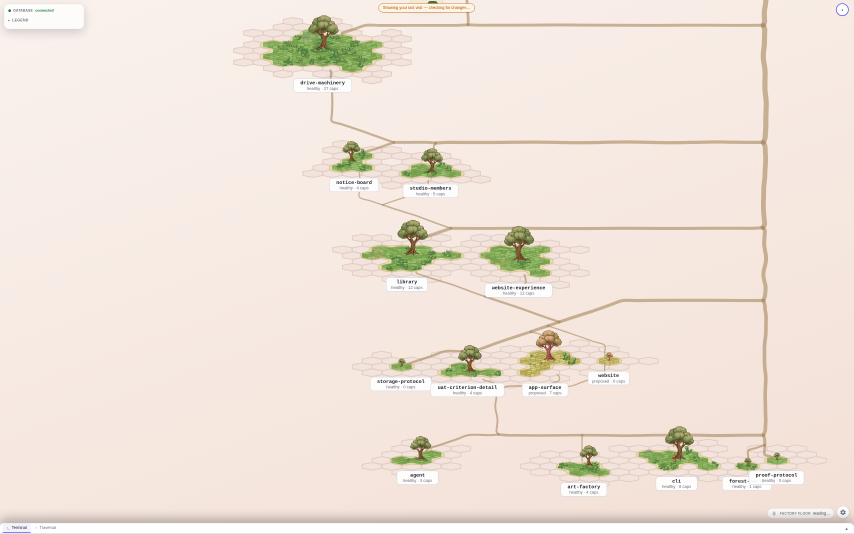
#> input picture docs/research/chapter2-shared-elevation-2026-09-15/2d-resting-at-20.png, 2560 x 1600 px (shown at 1/3 size)
$ python build-sheet.py
#> lines starting #> are read from the running program, lines starting #| are printed output that depends on the picture
#!/usr/bin/env python3
"""Lay the four renders out as ONE comparison sheet, at both framings.

The sheet exists so the owner can answer ONE question — which camera elevation should the studio's
SVG map and the 3D land canvas SHARE — by looking rather than by reading numbers. Every picture in
it is the REAL forest (36 islands, live corpus), never a fixture, and the two columns differ in the
elevation and in nothing else.

Reproduce (from this directory, after the renders exist):  python3 build-sheet.py
"""
from PIL import Image, ImageDraw, ImageFont

FONT = '/usr/share/fonts/truetype/dejavu/DejaVuSans.ttf'
BOLD = '/usr/share/fonts/truetype/dejavu/DejaVuSans-Bold.ttf'
CELL_W = 1180
PAD = 26
BG = (24, 27, 31)
INK = (232, 238, 243)
DIM = (150, 165, 178)
ACCENT = (183, 224, 138)

f_title = ImageFont.truetype(BOLD, 40)
f_head = ImageFont.truetype(BOLD, 30)
f_cap = ImageFont.truetype(FONT, 21)
f_small = ImageFont.truetype(FONT, 19)

# (row label, file at 20, file at 50, caption at 20, caption at 50, crop)
#
# ⚠ `crop` CROPS BOTH ARMS TO ONE RECT, never to each picture's own content. The 3D frames are
# mostly background at these zooms, and cropping each to what IT happens to contain would scale the
# two arms differently — so the row would show a size difference this sheet invented. One rect over
# both keeps the pair comparable as pictures, which is the only thing a look can be made on.
ROWS = [
    ('THE MAP, resting — the framing the studio actually opens on, and the one everybody works in',
     '2d-resting-at-20.png', '2d-resting-at-50.png',
     'scale 3.095 px/unit  ·  median island 206 px wide',
     'scale 2.947 px/unit  ·  median island 201 px wide  —  2.6% smaller, and that is the whole cost here',
     None),
    ('THE MAP, fitted — the whole forest in one screen',
     '2d-fit-at-20.png', '2d-fit-at-50.png',
     'scale 1.400 px/unit  ·  median island 86 px wide  ·  world box 826 x 1310',
     'scale 0.659 px/unit  ·  median island 42 px wide  ·  world box 826 x 2819  —  HALF the island',
     None),
    ('THE LAND at the map’s own scale — 1.400 px per world x unit, the fitted map’s delivered zoom',
     '3d-at-20/3d-matched.png', '3d-at-50/3d-matched.png',
     'land covers 1.52% of the frame  ·  4.26% of its own box',
     'land covers 1.17% of the frame  ·  7.17% of its own box  —  the depth ADR-0517 took',
     (980, 0, 1700, 1600)),
    ('THE LAND, read zoom — one island at 8 px/unit',
     '3d-at-20/3d-one.png', '3d-at-50/3d-one.png',
     'at 20° the corridor stacks up behind the island: land fills 1854 x 1544 px',
     'at 50° the island reads as an island: land fills 956 x 520 px',
     (700, 0, 1900, 1600)),
]

def cell(path, crop=None):
#> called with path = '2d-resting-at-20.png'
    im = Image.open(path).convert('RGB')
#> im is the input picture: PIL image 2560x1600 RGB; mean R, G, B 240.6, 228.6, 219
    if crop is not None:
        im = im.crop(crop)
    return im.resize((CELL_W, round(CELL_W * im.height / im.width)), Image.LANCZOS)
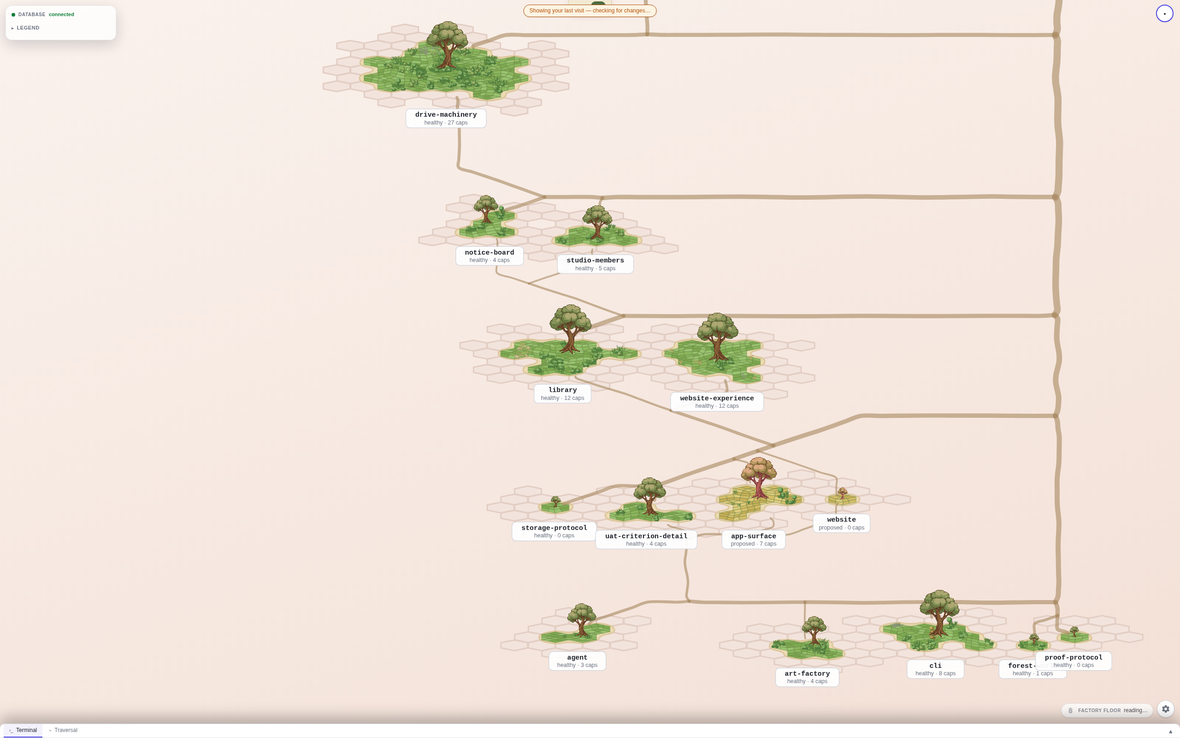
#> returned value: PIL image 1180x738 RGB; mean R, G, B 240.5, 228.6, 219

samples = [cell(r[1], r[5]) for r in ROWS]
#> call 2 of cell, with path = '2d-fit-at-20.png'
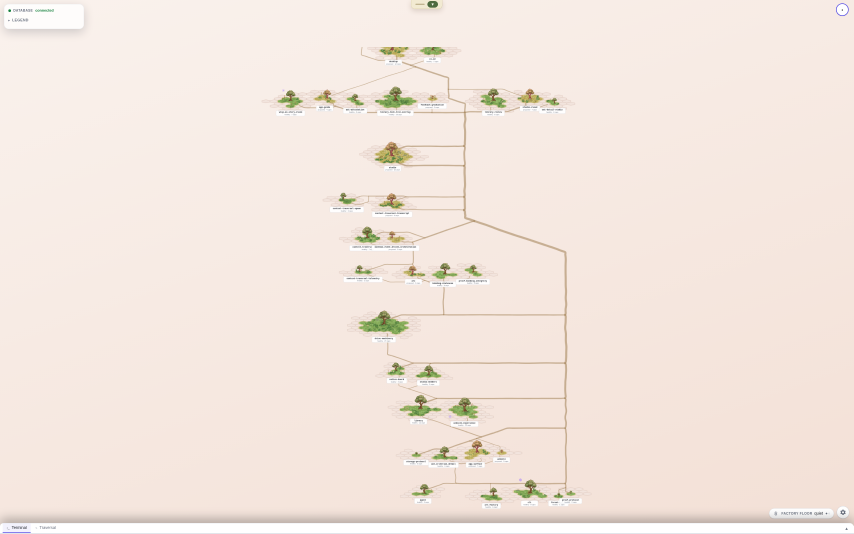
#> input picture docs/research/chapter2-shared-elevation-2026-09-15/2d-fit-at-20.png, 2560 x 1600 px (shown at 1/3 size)
#> in cell, im is the input picture: PIL image 2560x1600 RGB; mean R, G, B 243.9, 231.2, 223.1
#> in cell (call 2), `return im.resize((CELL_W, round(CELL_W * im.height / im.width)), Image..`:
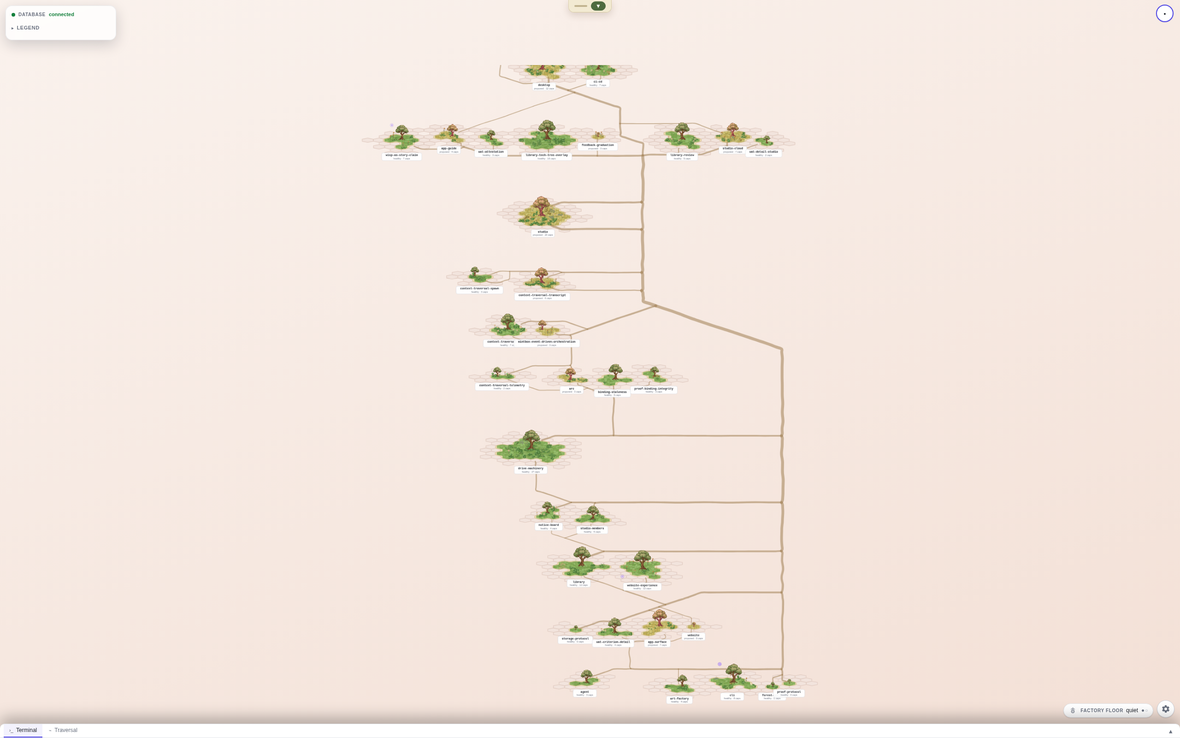
#> returned value: PIL image 1180x738 RGB; mean R, G, B 243.9, 231.2, 223.1
#> (the run stopped early here; a loop or call above may not have finished)
